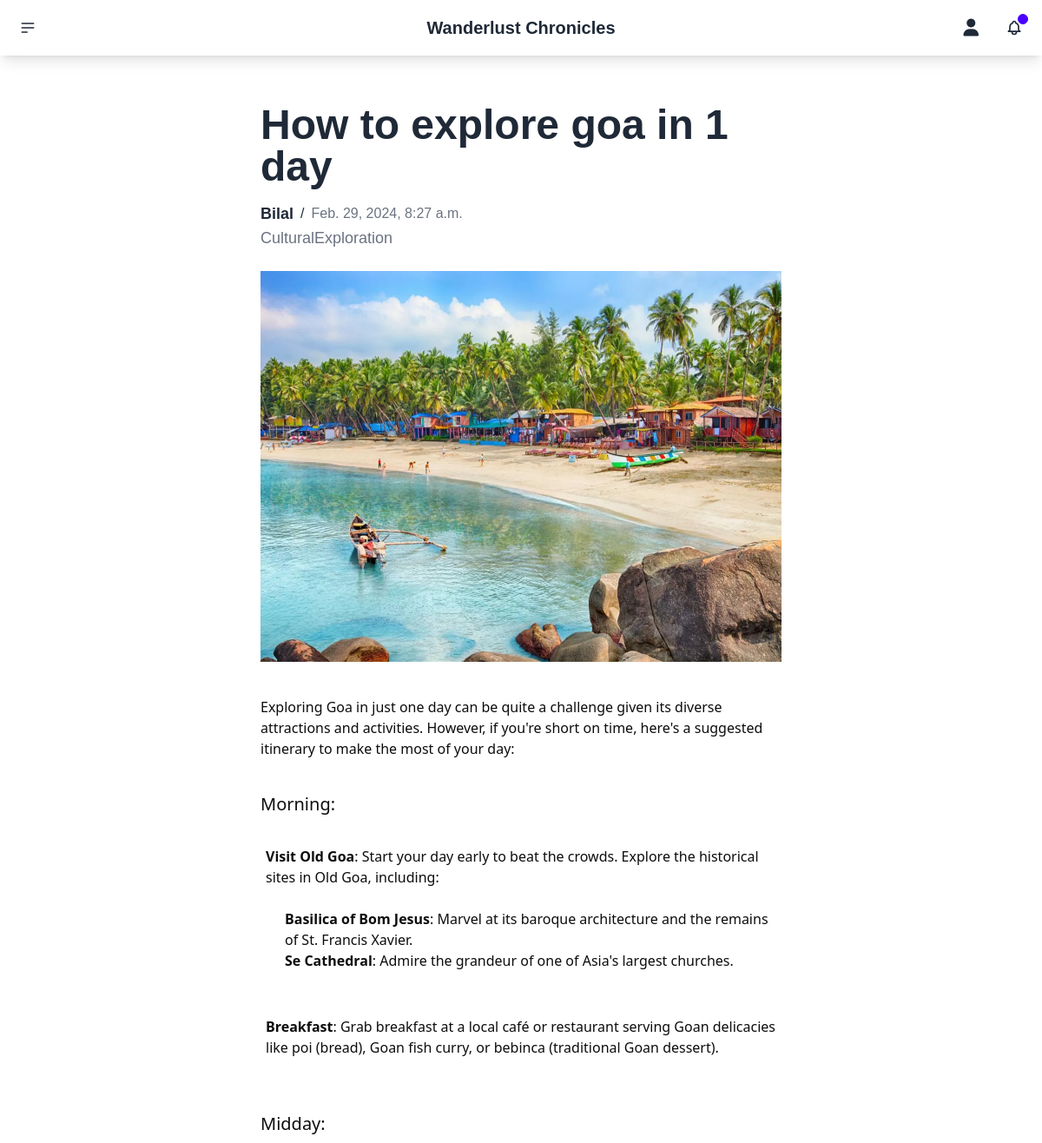
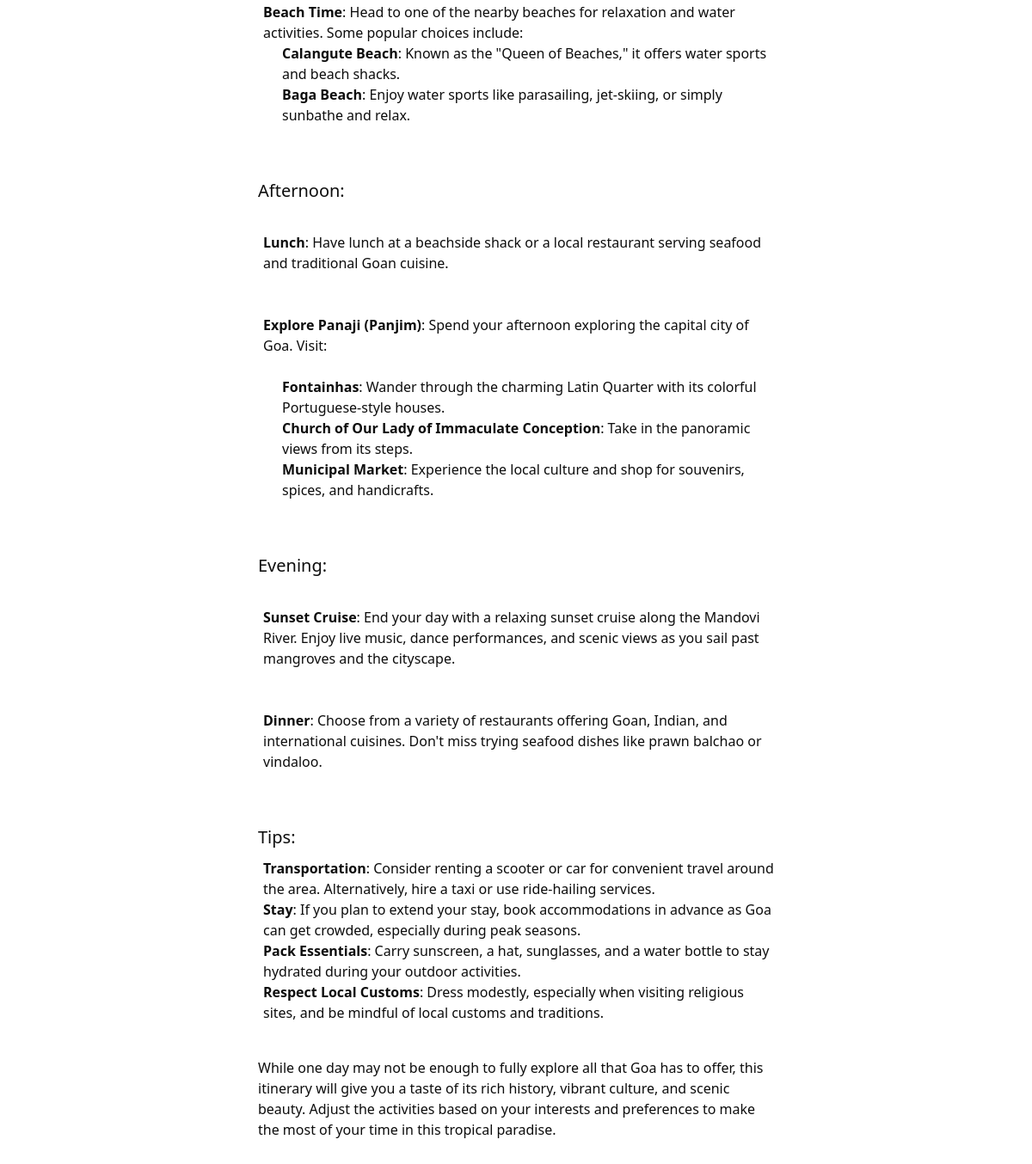
The app's page /blog/how-to-explore-goa-in-1-day/ with its own data (2 pictures, top to bottom).
### blog/models.py (models this page shows, shortened)
class Blog(models.Model):
    title = models.CharField(max_length=200)
    slug = models.SlugField(null=True, blank=True)
    image = models.ImageField(upload_to='blog')
    content = HTMLField()
    author = models.ForeignKey(Author, on_delete=models.CASCADE)
    tags = models.ManyToManyField(Tag)
    is_published = models.BooleanField(default=False)
    created_on = models.DateTimeField(auto_now_add=True)
    updated_on = models.DateTimeField(auto_now=True)

class Author(models.Model):
    name = models.CharField(max_length=100, blank=False, null=False, unique=True)
    class Meta:
        verbose_name_plural = "Authors"
    def __str__(self):
        return self.name

class Tag(models.Model):
    name = models.CharField(max_length=50, unique=True)
    image = models.ImageField(upload_to='tags')

### blog/views.py (the view)
# urls.py: path('blog/<str:slug>/', views.Blogdetail, name='blog-detail'),
def Blogdetail(request, slug):
    blog = get_object_or_404(Blog, slug=slug)
    tags = blog.tags.all()
    context = {
        'blog': blog,
        'tags': tags,
    }
    return render(request, 'blog/blog-detail.html', context)

### templates/blog/blog-detail.html (shortened to what this page needs)
{% extends "base.html" %}
{% block content %}
    <div class="w-full h-full flex items-center justify-center">
        <div class="w-1/2 flex flex-col items-start justify-start py-14">
            <h1 class="text-5xl font-bolder mb-4">{{blog.title}}</h1>
            <div class="flex items-center gap-2">
                <p class="text-lg font-bold">{{blog.author}}</p> /
                <p class="text-gray-500">{{blog.created_on}}</p>
            </div>
            <div class="flex gap-2 mb-6">
                {% for tag in tags %}
                <p class="text-lg text-gray-500">{{tag.name}}</p>
                {% endfor %}
            </div>
            <img class="w-full h-full mb-4" src="{{blog.image.url}}" alt="Featured Image">
            {{blog.content | safe}}
        </div>
    </div>
{% endblock %}

### records on screen
Blog: title "How to explore goa in 1 day", author "Bilal", created_on "Feb. 29, 2024, 8:27 a.m.", image (picture), content "Exploring Goa in just one day can be quite a challenge given its diverse attractions and activities. However, if you're short on time, here's a suggested itinerary to make the most of your day: Morning: Visit Old Goa : Start your day early to beat the crowds. Explore the historical sites in Old Goa, including: Basilica of Bom Jesus : Marvel at its baroque architecture and the remains of St. Francis Xavier. Se Cathedral : Admire the grandeur of one of Asia's largest churches. Breakfast : Grab breakfast at a local café or restaurant serving Goan delicacies like poi (bread), Goan fish curry, or bebinca (traditional Goan dessert). Midday: Beach Time : Head to one of the nearby beaches for…"
Tag: name "CulturalExploration"
